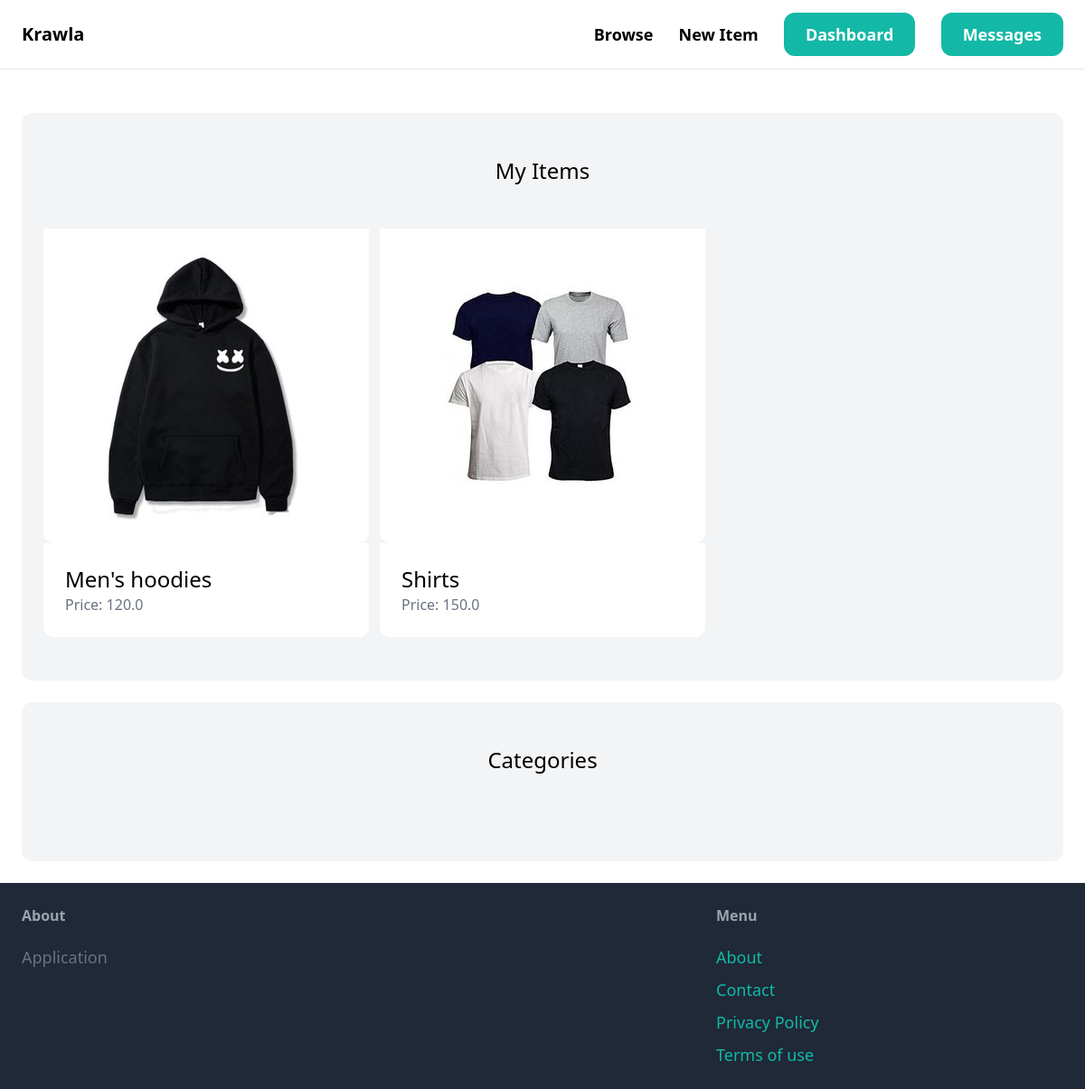
The page /dashboard/ (signed in) on the database its author committed.
### item/models.py (models this page shows, shortened)
class Item(models.Model):
    category = models.ForeignKey(Category, related_name='items', on_delete=models.CASCADE) # if you delete a category all of the items belonging to that category would be deleted
    name = models.CharField(max_length=255)
    description = models.TextField(blank=True, null=True)
    price = models.FloatField()
    image = models.ImageField(upload_to='item_images', blank=True, null=True)
    is_sold = models.BooleanField(default=False)
    created_by = models.ForeignKey(User, related_name='items', on_delete=models.CASCADE)
    created_at = models.DateTimeField(auto_now_add=True)

### dashboard/views.py (the view)
# urls.py: path('', views.index, name='dashboard'),
@login_required
def index(request):
    items = Item.objects.filter(created_by=request.user)
    return render(request, 'core/dashboard.html', {
        'items': items
    })

### dashboard/templates/core/dashboard.html (shortened to what this page needs)
{% extends "core/base.html" %}
    {% block content %}
    <div class="mt-6 px-6 py-12 bg-gray-100 rounded-xl">
        <h2 class="mb-12 text-2xl text-center">My Items</h2>
        <div class="grid grid-cols-3 gap-3">
            {% for item in items %}
            <div class="">
                <a href="{% url 'item:detail' item.id %}">
                    <div class="p-6 bg-white rounded-b-xl">
                        <img src="{{ item.image.url }}" class="rounded-t-xl" alt="">
                    </div>
                    <div class="p-6 bg-white rounded-b-xl">
                        <h2 class="text-2xl">{{ item.name }}</h2>
                        <p class="text-gray-500">Price: {{ item.price }}</p>
                    </div>
                </a>
            </div>
            {% endfor %}
        </div>
    </div>
    <div class="mt-6 px-6 py-12 bg-gray-100 rounded-xl">
        <h2 class="mb-12 text-2xl text-center">Categories</h2>
    </div>
    {% endblock  %}

### rows shown on the page
Item: image (picture), name "Men's hoodies", price "120.0"
Item: image (picture), name "Shirts", price "150.0"
